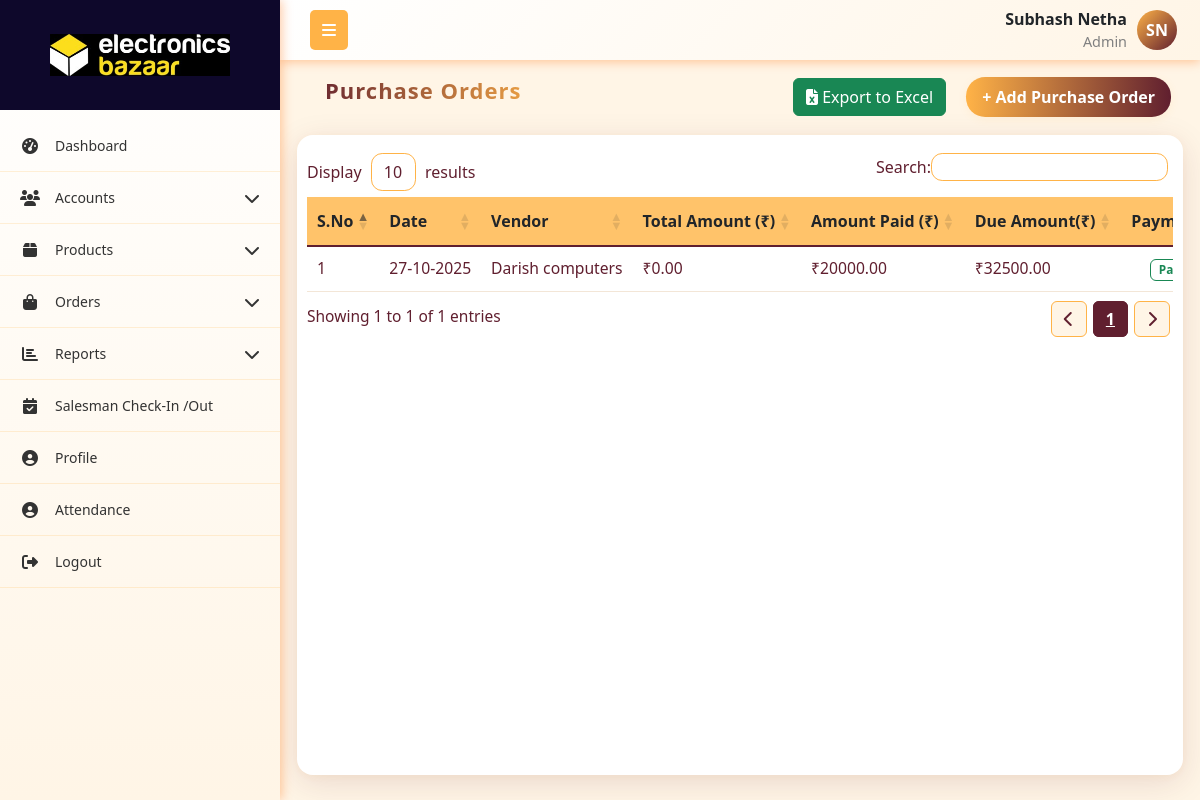
/purchase/order/list/ (signed in), run on the app's committed database.
### App1/models.py (models this page shows, shortened)
class User(models.Model):
    role = models.ForeignKey(Role,on_delete=models.SET_NULL, null=True, related_name="role")
    username = models.CharField(max_length=255, unique=True)
    password = models.CharField(max_length=255)
    first_name = models.CharField(max_length=255)
    last_name = models.CharField(max_length=255,null=True, blank=True)
    email = models.EmailField(unique=True)
    phone_number = models.CharField(max_length=15, unique=True)
    address = models.TextField(null=True, blank=True)
    city = models.CharField(max_length=255,null=True, blank=True)
    state = models.CharField(max_length=255,null=True, blank=True)
    pincode = models.CharField(max_length=10,null=True, blank=True)
    is_active = models.BooleanField(default=True)
    created_at = models.DateTimeField(auto_now_add=True)
    updated_at = models.DateTimeField(auto_now=True)
    profile_picture = models.ImageField(upload_to='profile_pictures/', null=True, blank=True)

class Role(models.Model):
    name = models.CharField(max_length=255, unique=True)
    created_at = models.DateTimeField(auto_now_add=True)
    updated_at = models.DateTimeField(auto_now=True)

class PurchaseOrder(models.Model):
    PAYMENT_STATUS_CHOICES = [
        ('pending', 'Pending'),
        ('partial', 'Partial'),
        ('paid', 'Paid'),
    ]
    vendor = models.ForeignKey(Vendor, on_delete=models.CASCADE, related_name="purchase_orders")
    created_by = models.ForeignKey(User, on_delete=models.SET_NULL, null=True)
    order_date = models.DateTimeField(auto_now_add=True)
    remarks = models.TextField(blank=True, null=True)
    is_received = models.BooleanField(default=False)
    total_amount = models.DecimalField(max_digits=12, decimal_places=2, default=0.00)
    total_paid = models.DecimalField(max_digits=12, decimal_places=2, default=0.00)
    balance_due = models.DecimalField(max_digits=12, decimal_places=2, default=0.00)
    payment_status = models.CharField(max_length=50, choices=PAYMENT_STATUS_CHOICES, default='pending')

class Vendor(models.Model):
    name = models.CharField(max_length=255)
    contact_person = models.CharField(max_length=255, blank=True, null=True)
    email = models.EmailField(blank=True, null=True)
    phone_number = models.CharField(max_length=20, blank=True, null=True)
    address = models.TextField(blank=True, null=True)
    gst_number = models.CharField(max_length=50, blank=True, null=True)
    city = models.CharField(max_length=100, blank=True, null=True)
    state = models.CharField(max_length=100, blank=True, null=True)
    pincode = models.CharField(max_length=10, blank=True, null=True)
    created_at = models.DateTimeField(auto_now_add=True)
    def __str__(self):
        return self.name

### App1/views.py (the view)
# urls.py: path('purchase/order/list/',purchase_order_table,name='purchase_order_table'),
def purchase_order_table(request):
    current_user, role_permission = get_logged_in_user(request)
    if not current_user:
        return redirect('login')
    if current_user.role.name.lower() == "admin":
        orders = PurchaseOrder.objects.all()
    else:
        orders = PurchaseOrder.objects.filter(created_by=current_user)
    context = {
        'orders': orders,
        'current_user': current_user,
        'role_permission': role_permission
    }
    return render(request, 'company_admin/purchase_order_table.html', context)

### App1/views.py (called while the page is built)
def get_logged_in_user(request):
    username = request.session.get('current_user')
    if not username:
        return None, None  # always return a tuple
    try:
        user = User.objects.get(username=username)
        try:
            role_permission = RolePermissions.objects.get(role=user.role)
        except RolePermissions.DoesNotExist:
            role_permission = None
        return user, role_permission
    except User.DoesNotExist:
        return None, None

### templates/company_admin/purchase_order_table.html (shortened to what this page needs)
{% extends 'company_admin/base.html' %}
{% load static %}
{% block content %}
<link rel="stylesheet" href="https://cdn.datatables.net/1.13.4/css/dataTables.bootstrap5.min.css">
<link rel="stylesheet" href="https://cdn.datatables.net/responsive/2.4.1/css/responsive.bootstrap5.min.css">
<link rel="stylesheet" href="https://cdnjs.cloudflare.com/ajax/libs/font-awesome/6.4.0/css/all.min.css">
    <div class="container mt-1">
        <div class="mb-0 p-0">
            <div class="d-flex justify-content-between flex-wrap m-1">
                <h5 class="header">Purchase Orders</h5>
                <div class="exportandsale">
                    <button class="btn btn-success me-2" onclick="exportToExcel()">
                        <i class="fas fa-file-excel"></i> Export to Excel
                    </button>
                    {% if role_permission.orders_a %}
                    <a href="{% url 'add_purchase_order' %}" class="btn btn-primary m-2">+ Add Purchase Order</a>
                    {% endif %}
                </div>
            </div>
        </div>
        <div class="custom-card">
            <table id="salestable" class="table align-middle" style="width:100%">
                <thead class="table-header">
                    <tr>
                        <th>S.No</th>
                        <th>Date</th>
                        <th>Vendor</th>
                        <th>Total Amount (₹)</th>
                        <th>Amount Paid (₹)</th>
                        <th>Due Amount(₹)</th>
                        <th>Payment Status</th>
                    </tr>
                </thead>
                <tbody>
                {% for order in orders %}
                    <tr>
                        <td>{{ forloop.counter }}</td>
                        <td>{{ order.order_date|date:"d-m-Y" }}</td>
                        <td>{{ order.vendor }}</td>
                        <td>₹{{ order.total_amount }}</td>
                        <td>₹{{ order.total_paid }}</td>
                        <td>₹{{ order.balance_due }}</td>
                        <td class="text-center">
                            {% if order.balance_due > 0 %}
                                <div class="payment-status" id="paymentStatus{{ forloop.counter }}">
                                    <a href="#" class="badge text-success border border-success text-decoration-none" title="Pay Now">Pay Remaining</a>
                                </div>
                            {% else %}
                                <span class="badge bg-success">Paid</span>
                            {% endif %}
                        </td>
                    </tr>
                {% endfor %}
                </tbody>
            </table>
        </div>
    </div>
{% endblock content %}

### templates/company_admin/base.html (shortened to what this page needs)
{% load static %}
<!DOCTYPE html>
<html lang="en">
<head>
    <link href="https://cdnjs.cloudflare.com/ajax/libs/bootstrap/5.3.0/css/bootstrap.min.css" rel="stylesheet">
    <link href="https://cdnjs.cloudflare.com/ajax/libs/font-awesome/6.4.0/css/all.min.css" rel="stylesheet">
    <link rel="stylesheet" href="https://cdn.datatables.net/1.13.4/css/dataTables.bootstrap5.min.css">
    <link rel="stylesheet" href="https://cdn.datatables.net/responsive/2.4.1/css/responsive.bootstrap5.min.css">
    <link rel="stylesheet" href="{% static 'css/alert.css' %}">
</head>
<body>
    <nav class="top-navbar">
        <div class="navbar-container">
            <div class="navbar-left">
                <button class="sidebar-toggle" id="sidebarToggle">
                    <i class="fas fa-bars"></i>
                </button>
            </div>
            <div class="navbar-right me-2">
                <div class="navbar-user-info">
                    <span class="username">{{current_user.first_name}} {{current_user.last_name}}</span>
                    <span class="role">{{current_user.role.name}}</span>
                </div>
                {% if current_user.profile_picture %}
                    <img src="{{ current_user.profile_picture.url }}"
                        alt="{{ current_user.get_full_name }}"
                        class="navbar-profile-img">
                {% else %}
                     <div class="navbar-profile-fallback">
                        {{ current_user.first_name|first|upper }}{{ current_user.last_name|first|upper }}
                    </div>
                {% endif %}
            </div>
        </div>
    </nav>
    <nav class="sidebar" id="sidebar">
        <div class="sidebar-logo-container">
            <img src="{% static 'images/main-logo.jpg' %}" alt="Company Logo"  class="logo">
        </div>
        <ul class="nav flex-column sidebar-nav">
            {% if role_permission.dashboard_v %}
            <li class="nav-item">
                <a class="nav-link" href="{% url 'dashboard' %}">
                    <i class="fas fa-tachometer-alt nav-icon"></i>
                    <span class="nav-text">Dashboard</span>
                </a>
            </li>
            {% endif %}
            {% if role_permission.roles_v or role_permission.users_v or role_permission.customer_v %}
            <li class="nav-item">
                <a class="nav-link" href="#">
                    <i class="fas fa-users nav-icon"></i>
                    <span class="nav-text">Accounts</span>
                    <i class="fas fa-chevron-down arrow"></i>
                </a>
            </li>
            {% endif %}
            {% if role_permission.category_v or role_permission.all_products_v or role_permission.daily_production_v or role_permission.inventory_v %}
            <li class="nav-item">
                <a class="nav-link" href="#">
                    <i class="fas fa-box nav-icon"></i>
                    <span class="nav-text">Products</span>
                    <i class="fas fa-chevron-down arrow"></i>
                </a>
            </li>
            {% endif %}
            {% if role_permission.orders_v %}
            <li class="nav-item">
                <a class="nav-link" href="#">
                    <i class="fas fa-shopping-bag nav-icon"></i>
                    <span class="nav-text">Orders</span>
                    <i class="fas fa-chevron-down arrow"></i>
                </a>
            </li>
            {% endif %}
            {% if role_permission.s_reports_v or role_permission.c_reports_v %}
            <li class="nav-item">
                <a class="nav-link" href="#">
                    <i class="fas fa-chart-bar nav-icon"></i>
                    <span class="nav-text">Reports</span>
                    <i class="fas fa-chevron-down arrow"></i>
                </a>
            </li>
            {% endif %}
            {% if current_user.role.name == 'Admin' %}
            <li class="nav-item">
                <a class="nav-link" href="{% url 'salesman_visit_list' %}">
                    <i class="fas fa-calendar-check nav-icon"></i>
                    <span class="nav-text">Salesman Check-In /Out</span>
                </a>
            </li>
            {% endif %}
            <li class="nav-item">
                <a class="nav-link" href="{% url 'profile' %}">
                    <i class="fas fa-user-circle nav-icon"></i>
                    <span class="nav-text">Profile</span>
                </a>
            </li>
            <li class="nav-item">
                <a class="nav-link" href="{% url 'attendance' %}">
                    <i class="fas fa-user-circle nav-icon"></i>
                    <span class="nav-text">Attendance</span>
                </a>
            </li>
            <li class="nav-item">
                <a class="nav-link" href="{% url 'logout' %}" onclick="return confirm('Are you sure?');" >
                    <i class="fas fa-sign-out-alt nav-icon"></i>
                    <span class="nav-text">Logout</span>
                </a>
            </li>
        </ul>
    </nav>
    <main class="main-content" id="mainContent">
        {% block content %}{% endblock %}
    </main>
</body>
</html>

### templates/company_admin/base.html (style rules this page uses)
:root { --primary-red: #601F2F; --primary-orange: #ffb347; --accent-yellow: #fc3; --light-orange: #fff5e6; --dark-red: #4a1824; --sidebar-width: 280px; --sidebar-collapsed: 60px; }
* { box-sizing: border-box; }
body { font-family: 'Segoe UI', Tahoma, Geneva, Verdana, sans-serif; background-color: #f8f9fa; margin: 0; padding: 0; overflow-x: hidden; }
.top-navbar { background: linear-gradient(135deg, white 0%, var(--light-orange) 100%); box-shadow: 0 2px 10px rgba(255, 106, 0, 0.35); position: fixed; top: 0; left: var(--sidebar-width); right: 0; z-index: 1030; height: 60px; padding: 0; transition: left 0.3s ease; }
.navbar-container { display: flex; align-items: center; justify-content: space-between; height: 100%; padding: 0 15px; max-width: 100%; }
.navbar-left { display: flex; align-items: center; flex-shrink: 0; }
.sidebar-toggle { background: var(--primary-orange); border: none; color: white; padding: 8px 12px; border-radius: 5px; margin-left: 15px; cursor: pointer; }
.navbar-right { flex-shrink: 0; display: flex; align-items: center; gap: 10px; }
.navbar-profile-fallback { width: 40px; height: 40px; border-radius: 50%; background: linear-gradient(135deg, var(--primary-orange), var(--primary-red)); color: #fff; display: flex; align-items: center; justify-content: center; font-weight: 600; font-size: 16px; }
.navbar-user-info { display: flex; flex-direction: column; align-items: flex-end; }
.navbar-user-info .username { font-weight: 600; }
.navbar-user-info .role { font-size: 0.9rem; color: gray; }
.sidebar { position: fixed; top: 0; left: 0; height: 100vh; width: var(--sidebar-width); background: linear-gradient(180deg, white 0%, var(--light-orange) 100%); transform: translateX(0); transition: width 0.3s ease; z-index: 1040; overflow-y: auto; box-shadow: 2px 0 10px rgba(255, 106, 0, 0.35); display: flex; flex-direction: column; }
.sidebar-logo-container { display: flex; align-items: center; justify-content: center; height: 110px; width: 100%; background-color: #0e082b; margin-bottom: 10px; transition: opacity 0.3s, height 0.3s, margin-bottom 0.3s; }
.sidebar-logo-container .logo { width: 200px; height: auto; background: transparent; padding: 8px 10px; }
.sidebar:not(.collapsed) .sidebar-logo-container { opacity: 1; height: 110px; margin-bottom: 10px; }
.sidebar-nav { padding: 0; margin: 0; list-style: none; flex: 1 1 auto; }
.nav-item { border-bottom: 1px solid rgba(255, 179, 71, 0.2); }
.nav-link { color: #333; padding: 15px 20px; display: flex; align-items: center; text-decoration: none; transition: all 0.3s ease; position: relative; cursor: pointer; }
.nav-icon { width: 20px; margin-right: 15px; text-align: center; font-size: 16px; }
.nav-text { flex-grow: 1; font-size: 14px; }
.arrow { transition: transform 0.3s ease; margin-left: auto; }
.main-content { margin-top: 60px; padding: 5px; transition: margin-left 0.3s ease; min-height: calc(100vh - 60px); }
@media (min-width: 768px) { .sidebar { transform: translateX(0); top: 0; height: 100vh; } }
@media (min-width: 768px) { .main-content { margin-left: var(--sidebar-width); } }

### data on the page
User: first_name "Subhash", last_name "Netha", role.name "Admin", first_name|first "S", last_name|first "N"
PurchaseOrder: order_date "27-10-2025", vendor "Darish computers", total_amount "0.00", total_paid "20000.00", balance_due "32500.00"
